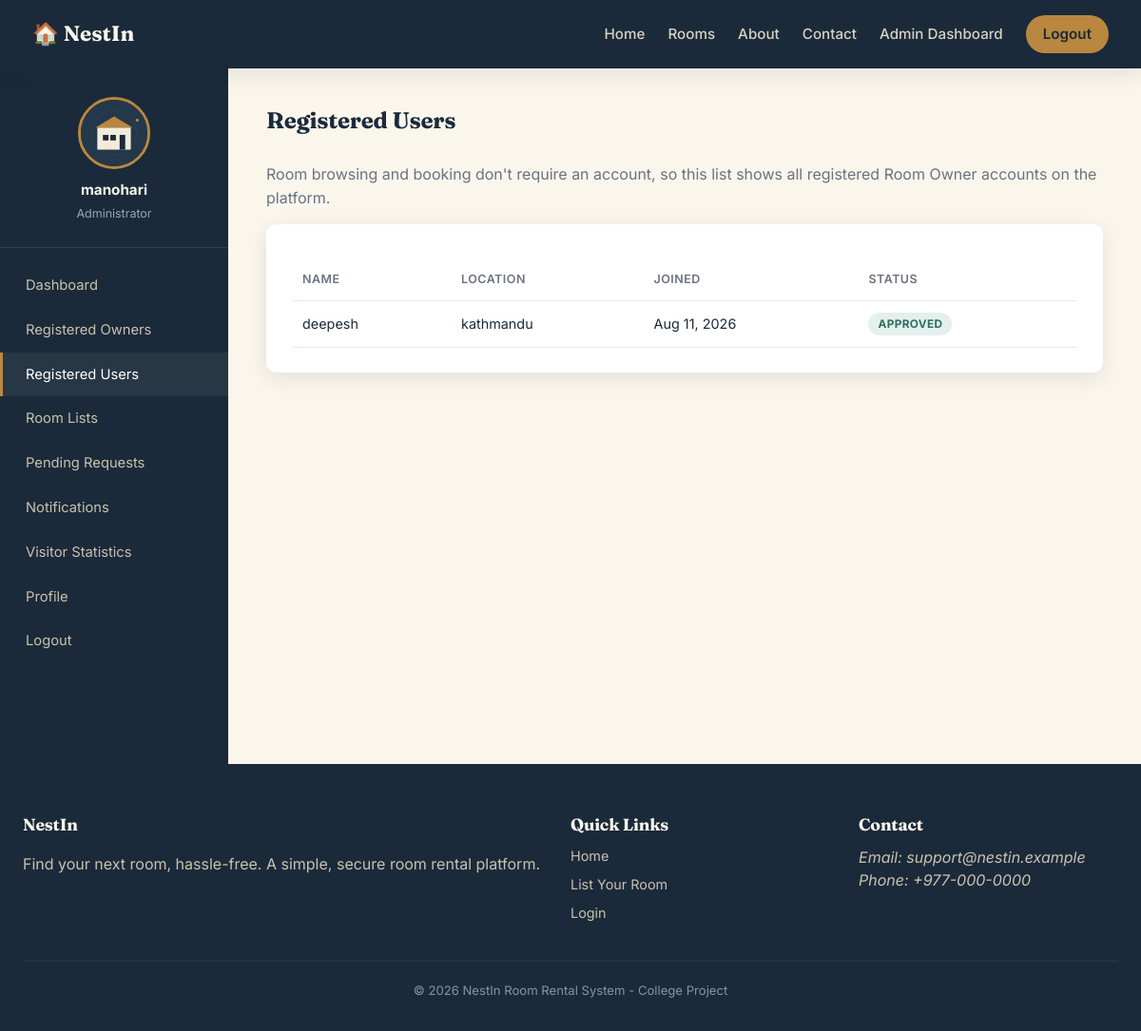
Page /admin/users (signed in) on the committed database.
### models/user.py (models this page shows, shortened)
class User(UserMixin, db.Model):
    __tablename__ = "users"
    id = db.Column(db.Integer, primary_key=True)
    role = db.Column(db.String(20), nullable=False, default="owner")  # 'admin' or 'owner'
    full_name = db.Column(db.String(120), nullable=False)
    email = db.Column(db.String(150), unique=True, nullable=False)
    username = db.Column(db.String(80), unique=True, nullable=False)
    password_hash = db.Column(db.String(255), nullable=False)
    phone = db.Column(db.String(20))
    location = db.Column(db.String(150))
    house_number = db.Column(db.String(50))
    profile_pic = db.Column(db.String(255), default="default.svg")
    status = db.Column(db.String(20), default="approved")  # 'pending', 'approved', 'rejected'
    created_at = db.Column(db.DateTime, default=datetime.utcnow)
    rooms = db.relationship("Room", backref="owner", lazy=True, cascade="all, delete-orphan")
    @property
    def is_admin(self):
        return self.role == "admin"

### routes/admin.py (the view)
@admin_bp.route("/users")
@login_required
@admin_required
def users():
    all_users = User.query.filter_by(role="owner").order_by(User.created_at.desc()).all()
    return render_template("admin/users.html", users=all_users)

### routes/admin.py (called while the page is built)
def admin_required(view_func):
    @wraps(view_func)
    def wrapped(*args, **kwargs):
        if not current_user.is_authenticated or not current_user.is_admin:
            flash("Admin access required.", "danger")
            return redirect(url_for("auth.login"))
        return view_func(*args, **kwargs)
    return wrapped

### routes/public.py (called while the page is built)
@public_bp.before_app_request
def track_visitor():
    if request.endpoint in ("public.home",):
        log_visit()

### templates/admin/users.html (shortened to what this page needs)
{% extends "admin/_layout.html" %}
{% set active_page = "users" %}
{% block dash_content %}
<div class="dash-header"><h2>Registered Users</h2></div>
<p style="color:#6B7280; margin-top:-14px;">Room browsing and booking don't require an account, so this list shows all registered Room Owner accounts on the platform.</p>
<div class="panel">
    {% if users %}
    <table>
        <thead><tr><th>Name</th><th>Location</th><th>Joined</th><th>Status</th></tr></thead>
        <tbody>
        {% for user in users %}
            <tr>
                <td>{{ user.full_name }}</td>
                <td>{{ user.location or "-" }}</td>
                <td>{{ user.created_at.strftime('%b %d, %Y') }}</td>
                <td><span class="badge-status badge-{{ user.status }}">{{ user.status }}</span></td>
            </tr>
        {% endfor %}
        </tbody>
    </table>
    {% else %}
    <p>No registered users yet.</p>
    {% endif %}
</div>
{% endblock %}

### templates/admin/_layout.html
{% extends "base.html" %}
{% block content %}
<div class="dash-wrap">
    <aside class="dash-sidebar">
        <div class="dash-profile">
            <img src="{{ url_for('static', filename='images/placeholder_about.svg') }}" class="avatar-circle" alt="Admin">
            <strong>{{ current_user.full_name }}</strong>
            <span>Administrator</span>
        </div>
        <nav class="dash-nav">
            <a href="{{ url_for('admin.dashboard') }}" class="{{ 'active' if active_page == 'dashboard' }}">Dashboard</a>
            <a href="{{ url_for('admin.owners') }}" class="{{ 'active' if active_page == 'owners' }}">Registered Owners</a>
            <a href="{{ url_for('admin.users') }}" class="{{ 'active' if active_page == 'users' }}">Registered Users</a>
            <a href="{{ url_for('admin.rooms') }}" class="{{ 'active' if active_page == 'rooms' }}">Room Lists</a>
            <a href="{{ url_for('admin.pending') }}" class="{{ 'active' if active_page == 'pending' }}">Pending Requests</a>
            <a href="{{ url_for('admin.notifications') }}" class="{{ 'active' if active_page == 'notifications' }}">
                Notifications {% if unread_notifications %}<span class="badge">{{ unread_notifications }}</span>{% endif %}
            </a>
            <a href="{{ url_for('admin.visitors') }}" class="{{ 'active' if active_page == 'visitors' }}">Visitor Statistics</a>
            <a href="{{ url_for('admin.profile') }}" class="{{ 'active' if active_page == 'profile' }}">Profile</a>
            <a href="{{ url_for('auth.logout') }}">Logout</a>
        </nav>
    </aside>
    <div class="dash-content">
        {% block dash_content %}{% endblock %}
    </div>
</div>
{% endblock %}

### static/css/style.css (style rules this page uses)
:root { --ink: #1B2A3A; --ink-soft: #2C3E52; --sand: #F3EBDA; --sand-light: #FAF6EC; --brass: #B9873F; --brass-dark: #96692C; --teal: #2F6F62; --danger: #B33A3A; --success: #2F6F62; --warning: #B9873F; --info: #3A6EA5; --white: #FFFFFF; --radius: 10px; --shadow: 0 6px 20px rgba(27, 42, 58, 0.10); --shadow-lg: 0 14px 40px rgba(27, 42, 58, 0.18); }
* { box-sizing: border-box; }
body { margin: 0; font-family: 'Inter', sans-serif; color: var(--ink); background: var(--sand-light); line-height: 1.55; }
h1, h2, h3, h4 { font-family: 'Fraunces', serif; color: var(--ink); margin: 0 0 0.5em 0; letter-spacing: -0.01em; }
a { color: inherit; text-decoration: none; }
img { max-width: 100%; display: block; }
.dash-wrap { display: grid; grid-template-columns: 240px 1fr; min-height: calc(100vh - 68px); }
.dash-sidebar { background: var(--ink); color: var(--sand-light); padding: 30px 0; }
.dash-profile { text-align: center; padding: 0 20px 24px; border-bottom: 1px solid rgba(255,255,255,0.1); margin-bottom: 16px; }
.avatar-circle { width: 76px; height: 76px; border-radius: 50%; object-fit: cover; margin: 0 auto 10px; border: 3px solid var(--brass); }
.dash-profile strong { display: block; font-size: 0.95rem; }
.dash-profile span { font-size: 0.78rem; color: #9AA6B2; }
.dash-nav a { display: flex; align-items: center; justify-content: space-between; padding: 12px 24px; font-size: 0.92rem; color: #C9C2AF; border-left: 3px solid transparent; }
.dash-nav a:hover, .dash-nav a.active { background: rgba(255,255,255,0.06); color: var(--white); border-left-color: var(--brass); }
.badge-status { display: inline-block; padding: 3px 10px; border-radius: 999px; font-size: 0.74rem; font-weight: 700; text-transform: uppercase; letter-spacing: 0.03em; }
.badge-approved { background: #E4F0EC; color: var(--teal); }
.dash-content { padding: 36px 40px; }
.dash-header { display: flex; justify-content: space-between; align-items: center; margin-bottom: 28px; }
.panel { background: var(--white); border-radius: var(--radius); box-shadow: var(--shadow); padding: 26px 28px; margin-bottom: 28px; }
table { width: 100%; border-collapse: collapse; margin-top: 10px; }
th, td { text-align: left; padding: 12px 10px; font-size: 0.9rem; border-bottom: 1px solid #EFE9DB; }
th { color: #6B7280; font-weight: 600; font-size: 0.78rem; text-transform: uppercase; letter-spacing: 0.04em; }

### rows in the picture
User: full_name "manohari"
User: full_name "deepesh", location "kathmandu", created_at "Aug 11, 2026", status "APPROVED"
